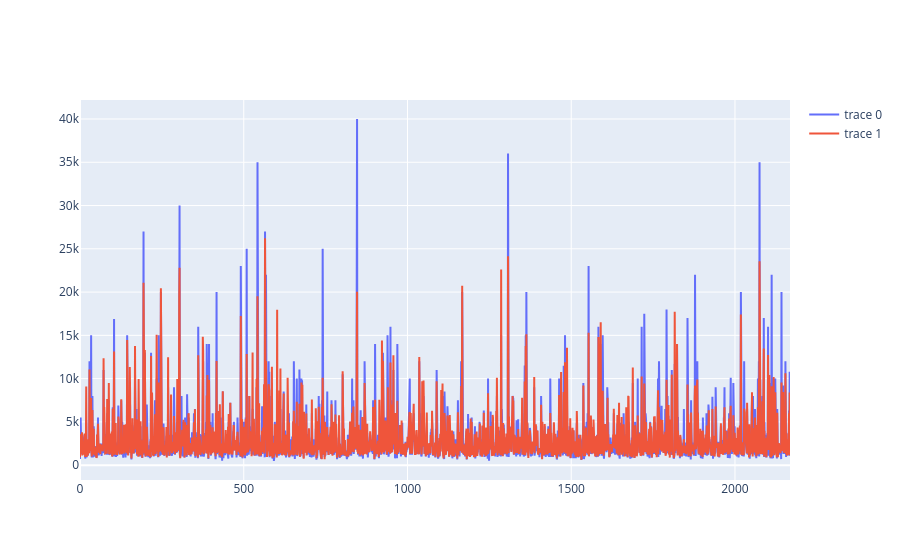

The code cell stored with this chart in its notebook:
### Code cell
# Gráfico com as previsões e os valores reais
fig = go.Figure(data=[go.Scatter(y=y_test.values),
                    go.Scatter(y=final_model_predictions)])

fig.show()

### Figure 1 — Plotly figure (JSON) as saved in the notebook; plotly's stock layout.template omitted (floating-point values rounded to 4 significant figures; data arrays with more than 128 entries replaced by an {"elided": "..."} marker saying what was removed)
{"data": [{"type": "scatter", "y": {"elided": "2169 int values"}}, {"type": "scatter", "y": {"elided": "2169 float values"}}], "layout": {}}
